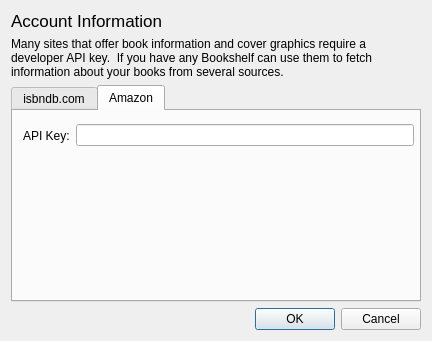
<?xml version="1.0" encoding="UTF-8"?>
<ui version="4.0">
 <class>AccountInfoDialog</class>
 <widget class="QDialog" name="AccountInfoDialog">
  <property name="geometry">
   <rect>
    <x>0</x>
    <y>0</y>
    <width>432</width>
    <height>341</height>
   </rect>
  </property>
  <property name="windowTitle">
   <string>Dialog</string>
  </property>
  <layout class="QVBoxLayout" name="verticalLayout">
   <item>
    <widget class="QLabel" name="label">
     <property name="font">
      <font>
       <pointsize>13</pointsize>
      </font>
     </property>
     <property name="text">
      <string>Account Information</string>
     </property>
    </widget>
   </item>
   <item>
    <widget class="QLabel" name="label_2">
     <property name="sizePolicy">
      <sizepolicy hsizetype="Preferred" vsizetype="Preferred">
       <horstretch>0</horstretch>
       <verstretch>0</verstretch>
      </sizepolicy>
     </property>
     <property name="text">
      <string>Many sites that offer book information and cover graphics require a developer API key.  If you have any Bookshelf can use them to fetch information about your books from several sources.</string>
     </property>
     <property name="textFormat">
      <enum>Qt::AutoText</enum>
     </property>
     <property name="wordWrap">
      <bool>true</bool>
     </property>
    </widget>
   </item>
   <item>
    <widget class="QTabWidget" name="tabWidget">
     <property name="currentIndex">
      <number>1</number>
     </property>
     <widget class="QWidget" name="isbndb_tab">
      <attribute name="title">
       <string>isbndb.com</string>
      </attribute>
      <widget class="QWidget" name="layoutWidget">
       <property name="geometry">
        <rect>
         <x>10</x>
         <y>10</y>
         <width>391</width>
         <height>29</height>
        </rect>
       </property>
       <layout class="QHBoxLayout" name="horizontalLayout">
        <property name="sizeConstraint">
         <enum>QLayout::SetDefaultConstraint</enum>
        </property>
        <item>
         <widget class="QLabel" name="label_3">
          <property name="text">
           <string>API Key:</string>
          </property>
         </widget>
        </item>
        <item>
         <widget class="QLineEdit" name="isbndb_apikey_lineEdit">
          <property name="sizePolicy">
           <sizepolicy hsizetype="Expanding" vsizetype="Fixed">
            <horstretch>0</horstretch>
            <verstretch>0</verstretch>
           </sizepolicy>
          </property>
         </widget>
        </item>
       </layout>
      </widget>
     </widget>
     <widget class="QWidget" name="amazon_2">
      <attribute name="title">
       <string>Amazon</string>
      </attribute>
      <widget class="QWidget" name="layoutWidget">
       <property name="geometry">
        <rect>
         <x>10</x>
         <y>10</y>
         <width>391</width>
         <height>29</height>
        </rect>
       </property>
       <layout class="QHBoxLayout" name="horizontalLayout_2">
        <property name="sizeConstraint">
         <enum>QLayout::SetDefaultConstraint</enum>
        </property>
        <item>
         <widget class="QLabel" name="label_4">
          <property name="text">
           <string>API Key:</string>
          </property>
         </widget>
        </item>
        <item>
         <widget class="QLineEdit" name="amazon_apikey_lineEdit">
          <property name="sizePolicy">
           <sizepolicy hsizetype="Expanding" vsizetype="Fixed">
            <horstretch>0</horstretch>
            <verstretch>0</verstretch>
           </sizepolicy>
          </property>
         </widget>
        </item>
       </layout>
      </widget>
     </widget>
    </widget>
   </item>
   <item>
    <widget class="QDialogButtonBox" name="buttonBox">
     <property name="orientation">
      <enum>Qt::Horizontal</enum>
     </property>
     <property name="standardButtons">
      <set>QDialogButtonBox::Cancel|QDialogButtonBox::Ok</set>
     </property>
    </widget>
   </item>
  </layout>
 </widget>
 <resources/>
 <connections>
  <connection>
   <sender>buttonBox</sender>
   <signal>accepted()</signal>
   <receiver>AccountInfoDialog</receiver>
   <slot>accept()</slot>
   <hints>
    <hint type="sourcelabel">
     <x>248</x>
     <y>254</y>
    </hint>
    <hint type="destinationlabel">
     <x>157</x>
     <y>274</y>
    </hint>
   </hints>
  </connection>
  <connection>
   <sender>buttonBox</sender>
   <signal>rejected()</signal>
   <receiver>AccountInfoDialog</receiver>
   <slot>reject()</slot>
   <hints>
    <hint type="sourcelabel">
     <x>316</x>
     <y>260</y>
    </hint>
    <hint type="destinationlabel">
     <x>286</x>
     <y>274</y>
    </hint>
   </hints>
  </connection>
 </connections>
</ui>
